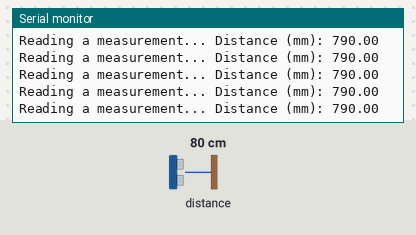
Simulated run of this sketch. Board: Arduino Uno, built with avr-gcc and run on an emulated ATmega328P. Shown: the last lines printed to the serial monitor. Inputs (shaded band) come from the test bench; at power-on: distance to the obstacle 80 cm.

Above: at 1.2 s.
1.3 s: distance to the obstacle set to 250 cm
At 1.3 s:
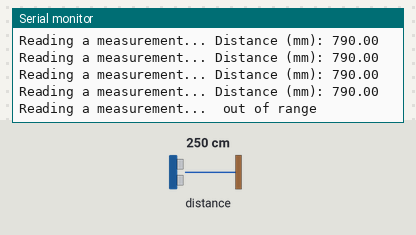
3.2 s: distance to the obstacle set to 120 cm
At 3.22 s:
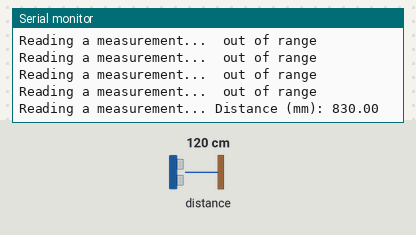
6.2 s: distance to the obstacle set to 2 cm
At 6.22 s:
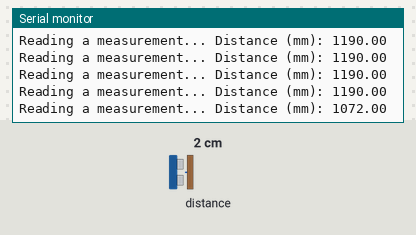
12.2 s: distance to the obstacle set to 35 cm
At 12.22 s:
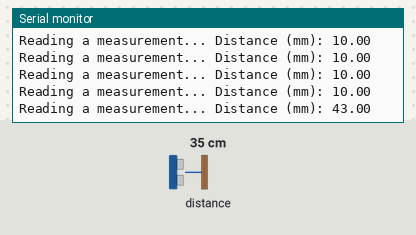
Timing chart, 0 to 15.2 s (numbered marks = the images above; inputs shaded):
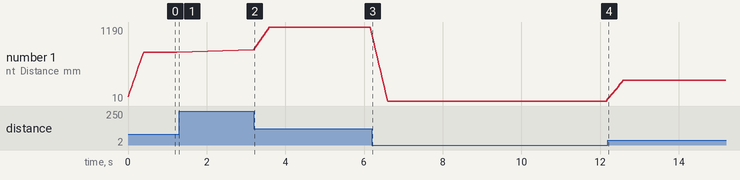

Measured:
- plotted number 1: 790 → 830 after the input at 1.3 s, 830 → 1072 after the input at 3.2 s, 1072 → 43 after the input at 6.2 s, 43 → 340 after the input at 12.2 s

The sketch:

ToF_test.ino
```cpp
#include "Adafruit_VL53L0X.h"
#include "FIRFilter.h"

Adafruit_VL53L0X lox = Adafruit_VL53L0X();
FIRFilter myFIR;
void setup() {
  Serial.begin(115200);

  // wait until serial port opens for native USB devices
  while (! Serial) {
    delay(1);
  }

  FIRFilterInit(&myFIR);

  Serial.println("Adafruit VL53L0X test");
  if (!lox.begin()) {
    Serial.println(F("Failed to boot VL53L0X"));
    while(1);
  }
  // power
  Serial.println(F("VL53L0X API Simple Ranging example\n\n"));
}


void loop() {
  VL53L0X_RangingMeasurementData_t measure;

  Serial.print("Reading a measurement... ");
  lox.rangingTest(&measure, false); // pass in 'true' to get debug data printout!

  if (measure.RangeStatus != 4) {  // phase failures have incorrect data
    FIRFilterUpdate(&myFIR, (measure.RangeMilliMeter - 10));
    Serial.print("Distance (mm): "); Serial.println(myFIR.output);
  } else {
    Serial.println(" out of range ");
  }

  delay(10);
}
```

FIRFilter.cpp
```cpp
#include "Arduino.h"
#include "FIRFilter.h"

// Setup filter coefficients generated by http://t-filter.engineerjs.com/. Low pass filter designed for 50Hz sampling frequency
static double FIRImpulseResponse[FIRFilterLength] = {
  0.1,
  0.1,
  0.1,
  0.1,
  0.1,
  0.1,
  0.1,
  0.1,
  0.1,
  0.1
};

// Initialise filter
void FIRFilterInit(FIRFilter *fir) {

  // Clear filter buffer
  for (uint8_t i = 0; i < FIRFilterLength; i++) {
    fir->buf[i] = (float)0.0;
  }

  // Reset buffer index
  fir->bufIndex = (uint8_t)0;

  // Clear filter output
  fir->output = (float)0.0;
}

float FIRFilterUpdate(FIRFilter *fir, float input) {

  // Input the new value into the buffer
  fir->buf[fir->bufIndex] = input;

  // Increment the buffer index
  fir->bufIndex++;

  // If the buffer index is out of range, reset it
  if (fir->bufIndex == FIRFilterLength) {
    fir->bufIndex = 0;
  }

  fir->output = (float)0.0;

  uint8_t sumIndex = fir->bufIndex;

  for (uint8_t i = 0; i < FIRFilterLength; i++) {
    if (sumIndex > 0) {
      sumIndex--;
    } else {
      sumIndex = FIRFilterLength - 1;
    }

    // Multiply impulse response with shifted input sample and add it to output
    fir->output += FIRImpulseResponse[i] * fir->buf[sumIndex];
  }

  // Return filtered output
  return fir->output;
}
```

FIRFilter.h
```cpp
#ifndef FIR_FILTER_H
#define FIR_FILTER_H

#include "Arduino.h"

#define FIRFilterLength 10

struct FIRFilter{
  float buf[FIRFilterLength];
  uint8_t bufIndex;

  float output;
};

void FIRFilterInit(FIRFilter *fir);
float FIRFilterUpdate(FIRFilter *fir, float input);

#endif
```
